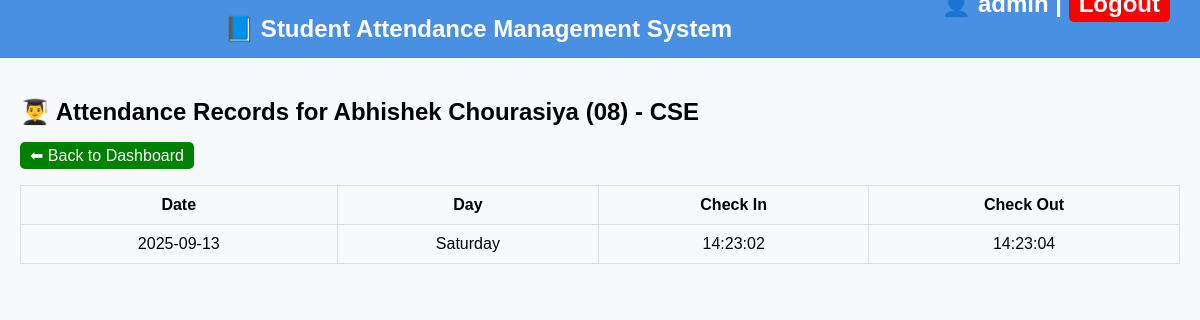
Page /view_attendance/1 (signed in) on the committed database.
### tables this page shows
CREATE TABLE students (
                    id INTEGER PRIMARY KEY AUTOINCREMENT,
                    name TEXT,
                    roll TEXT UNIQUE,
                    department TEXT
                );

CREATE TABLE attendance (
                    id INTEGER PRIMARY KEY AUTOINCREMENT,
                    student_id INTEGER,
                    check_in TEXT,
                    check_out TEXT,
                    FOREIGN KEY (student_id) REFERENCES students(id)
                );

### app.py (the view)
@app.route("/view_attendance/<int:student_id>")
@login_required
def view_attendance(student_id):
    conn = sqlite3.connect("attendance.db")
    c = conn.cursor()
    c.execute("SELECT name, roll, department FROM students WHERE id=?", (student_id,))
    student = c.fetchone()
    c.execute("SELECT check_in, check_out FROM attendance WHERE student_id=? ORDER BY check_in DESC", (student_id,))
    records = c.fetchall()
    conn.close()
    return render_template("view_attendance.html", student=student, records=records)

### app.py (called while the page is built)
def login_required(f):
    @wraps(f)
    def decorated_function(*args, **kwargs):
        if "admin" not in session:
            flash("You must log in first.", "warning")
            return redirect(url_for("login"))
        return f(*args, **kwargs)
    return decorated_function

@app.template_filter("datetimeformat")
def datetimeformat(value, format="%A"):
    try:
        return datetime.strptime(value, "%Y-%m-%d").strftime(format)
    except:
        return value

### templates/view_attendance.html
{% extends "layout.html" %}
{% block content %}
<h2>👨‍🎓 Attendance Records for {{ student[0] }} ({{ student[1] }}) - {{ student[2] }}</h2>
<a href="{{ url_for('dashboard') }}" class="button">⬅ Back to Dashboard</a>
<table class="table">
    <tr>
        <th>Date</th>
        <th>Day</th>
        <th>Check In</th>
        <th>Check Out</th>
    </tr>
    {% for rec in records %}
    <tr>
        {% set date = rec[0][:10] if rec[0] else "-" %}
        {% set checkin = rec[0][11:] if rec[0] else "-" %}
        {% set checkout = rec[1][11:] if rec[1] else "-" %}
        <td>{{ date }}</td>
        <td>{{ date | datetimeformat("%A") if rec[0] else "-" }}</td>
        <td>{{ checkin }}</td>
        <td>{{ checkout }}</td>
    </tr>
    {% endfor %}
</table>
{% endblock %}

### static/style.css (style rules this page uses)
body { font-family: Arial, sans-serif; background: #f7f9fc; margin: 0; padding: 0; }
.table { width: 100%; border-collapse: collapse; margin-top: 20px; }
.table th, .table td { border: 1px solid #ddd; padding: 10px; text-align: center; }
.button { background: green; color: white; padding: 5px 10px; border: none; border-radius: 5px; text-decoration: none; }

### rows in the picture
students: name "Abhishek Chourasiya", roll "08", department "CSE"
attendance: date "2025-09-13", check_in "Saturday", checkin "14:23:02", checkout "14:23:04"
